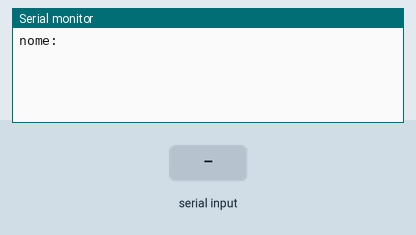
Simulated run of this sketch. Board: Arduino Uno, built with avr-gcc and run on an emulated ATmega328P. Parts: the last lines printed to the serial monitor. The test bench sets the inputs (shaded band).

Above: at 1.2 s.
1.3 s: "90,45\n" received over Serial
At 2.9 s:
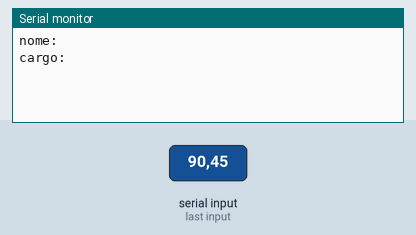
3.8 s: "30,150\n" received over Serial
At 6.0 s:
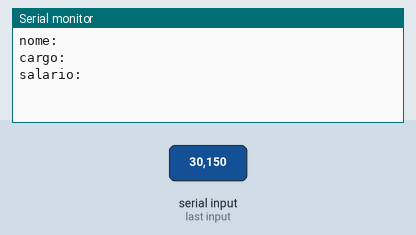
6.3 s: "5\n" received over Serial
At 7.8 s:
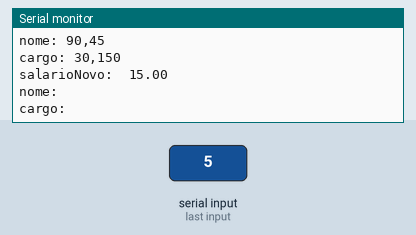

The sketch:

lpmb_ex071.ino
```cpp
//Faça um programa que receba o nome, cargo e salário de um funcionário. Calcule o
//salário acrescido de 10%. Ao final exiba o nome, o cargo e o novo salário

String nome = " ";
String cargo = " ";
float salario = 0;
float salarioNovo = 0;

void setup()
{
  Serial.begin(9600);
}

void loop()

{
 //entrada
  Serial.println("nome: ");
  while( !Serial.available());
  nome = Serial.readString();

  Serial.println("cargo: ");
  while( !Serial.available());
  cargo = Serial.readString();

  Serial.println("salario: ");
  while( !Serial.available());
  salario = Serial.parseFloat();

  //processamento
  salarioNovo = salario + 1 * 10;

  //saída
  Serial.println("nome: " + String(nome));
  Serial.println("cargo: " + String(cargo));
  Serial.println("salarioNovo:  " + String(salarioNovo));

  }
```

Measured:
- after the input at 1.3 s, the serial monitor: prints a new line after 1.0 s (image 1)
- after the input at 3.8 s, the serial monitor: prints a new line after 1.0 s (image 2)
- after the input at 6.3 s, the serial monitor: prints a new line at once (image 3)
